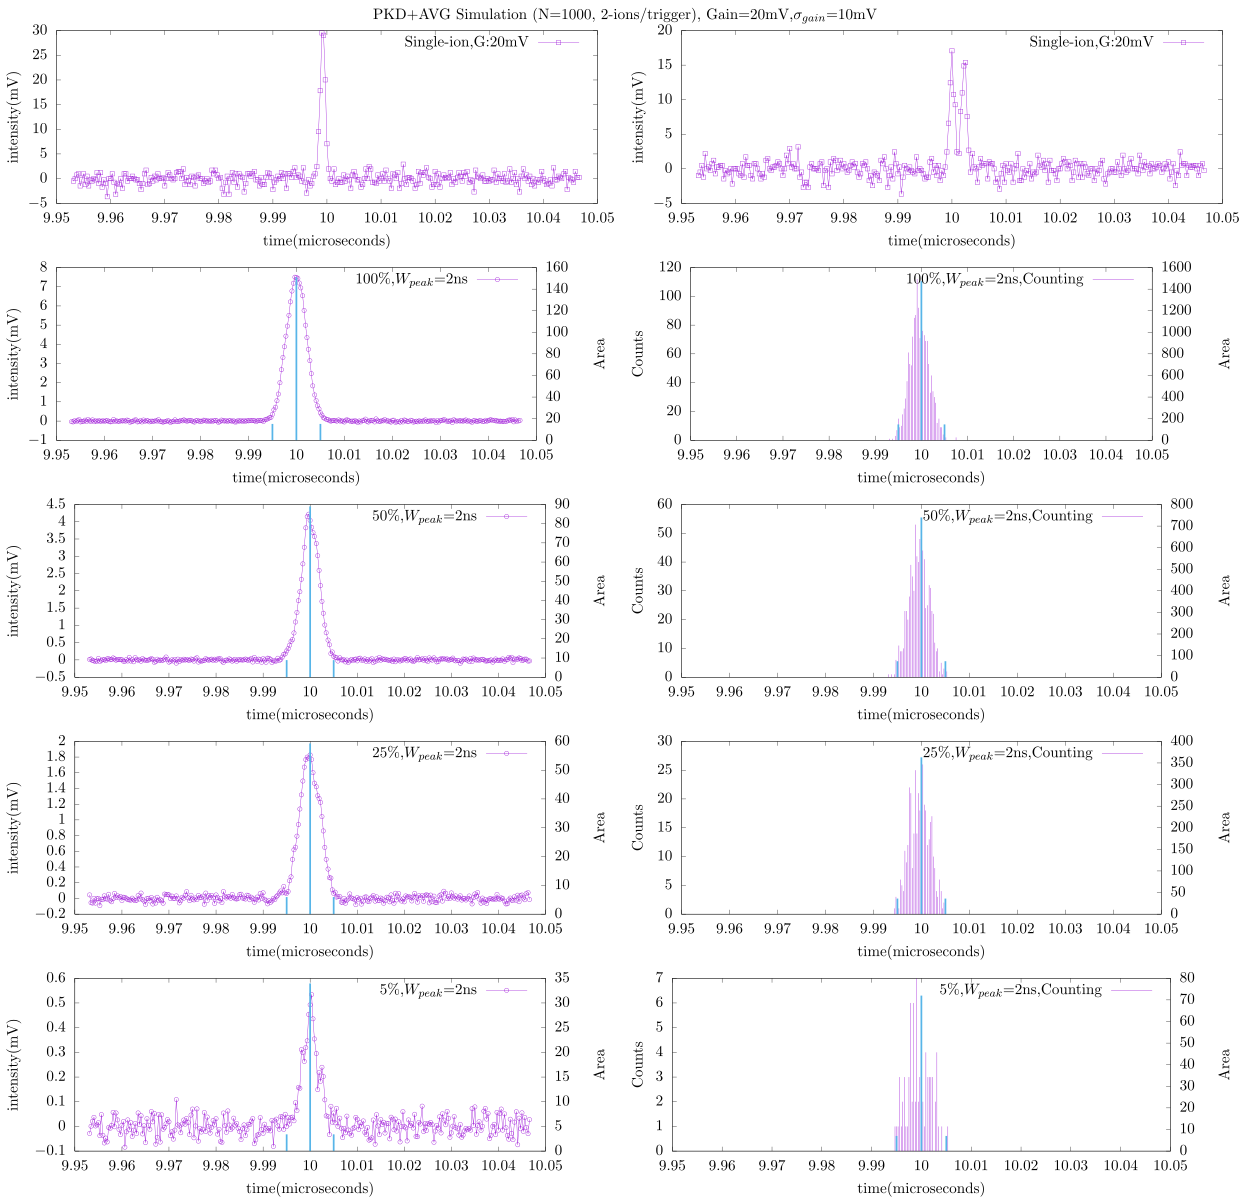

Write the gnuplot code that produced this figure.
set terminal epslatex size 12.5in,12in color colortext standalone header \
"\\usepackage{graphicx}\n\\usepackage{amsmath}\n\\usepackage[version=3]{mhchem}\n\\usepackage{siunitx}"

set output ARG1
#
set multiplot layout 5,2 title "PKD+AVG Simulation (N=1000, 2-ions/trigger), Gain=20mV,$\\sigma_{gain}$=10mV"
#set datafile separator ","

set xlabel "time(microseconds)"
set ylabel "intensity(mV)"

#set xrange [9.98:10.02]

plot '< ../build/avgsimu --noise=1.2 --nions=2 --pulsewidth=1.0 --gain=20.0 --gain-sigma=0.01 --width=1.0' using ($1*1e6):2 with linespoints pt 4 ps 1 title "Single-ion,G:20mV"

plot '< ../build/avgsimu --noise=1.2 --nions=2 --pulsewidth=1.0 --gain=20.0 --gain-sigma=0.01 --width=1.0' using ($1*1e6):2 with linespoints pt 4 ps 1 title "Single-ion,G:20mV"

set ytics nomirror
set y2tics
set y2label "Area"

set ylabel "intensity(mV)"
plot '< ../build/avgsimu --noise=1.2 --nions=2 --pulsewidth=1.0 --gain=20.0 --gain-sigma=10 --width=2.0 --ntrig=1000 --ztrig=0' \
     using ($1*1e6):2 with linespoints pt 6 ps 1 title "100\\%,$W_{peak}$=2ns" \
     , '< ../build/avgsimu --noise=1.2 --nions=2 --pulsewidth=1.0 --gain=20.0 --gain-sigma=10 --width=2.0 --ntrig=1000 --ztrig=0' \
     using ($1*1e6):4 with impulses lw 5 lc 3 axes x1y2 notitle

set ylabel "Counts"
plot '< ../build/avgsimu --noise=1.2 --nions=2 --pulsewidth=1.0 --gain=20.0 --gain-sigma=10 --width=2.0 --ntrig=1000 --ztrig=0' \
     using ($1*1e6):3 with impulses title "100\\%,$W_{peak}$=2ns,Counting" \
     , '< ../build/avgsimu --noise=1.2 --nions=2 --pulsewidth=1.0 --gain=20.0 --gain-sigma=10 --width=2.0 --ntrig=1000 --ztrig=0' \
     using ($1*1e6):5 with impulses lw 5 lc 3 axes x1y2 notitle

set ylabel "intensity(mV)"
plot '< ../build/avgsimu --noise=1.2 --nions=2 --pulsewidth=1.0 --gain=20.0 --gain-sigma=10 --width=2.0 --ntrig=500 --ztrig=500' \
     using ($1*1e6):2 with linespoints pt 6 ps 1 title "50\\%,$W_{peak}$=2ns" \
     , '< ../build/avgsimu --noise=1.2 --nions=2 --pulsewidth=1.0 --gain=20.0 --gain-sigma=10 --width=2.0 --ntrig=500 --ztrig=500' \
     using ($1*1e6):4 with impulses lw 5 lc 3 axes x1y2 notitle

set ylabel "Counts"
plot '< ../build/avgsimu --noise=1.2 --nions=2 --pulsewidth=1.0 --gain=20.0 --gain-sigma=10 --width=2.0 --ntrig=500 --ztrig=500' \
     using ($1*1e6):3 with impulses title "50\\%,$W_{peak}$=2ns,Counting" \
     , '< ../build/avgsimu --noise=1.2 --nions=2 --pulsewidth=1.0 --gain=20.0 --gain-sigma=10 --width=2.0 --ntrig=500 --ztrig=500' \
     using ($1*1e6):5 with impulses lw 5 lc 3 axes x1y2 notitle

set ylabel "intensity(mV)"
plot '< ../build/avgsimu --noise=1.2 --nions=2 --pulsewidth=1.0 --gain=20.0 --gain-sigma=10 --width=2.0 --ntrig=250 --ztrig=750' \
     using ($1*1e6):2 with linespoints pt 6 ps 1 title "25\\%,$W_{peak}$=2ns" \
     , '< ../build/avgsimu --noise=1.2 --nions=2 --pulsewidth=1.0 --gain=20.0 --gain-sigma=10 --width=2.0 --ntrig=250 --ztrig=750' \
     using ($1*1e6):4 with impulses lw 5 lc 3 axes x1y2 notitle

set ylabel "Counts"
plot '< ../build/avgsimu --noise=1.2 --nions=2 --pulsewidth=1.0 --gain=20.0 --gain-sigma=10 --width=2.0 --ntrig=250 --ztrig=750' \
     using ($1*1e6):3 with impulses title "25\\%,$W_{peak}$=2ns,Counting" \
     , '< ../build/avgsimu --noise=1.2 --nions=2 --pulsewidth=1.0 --gain=20.0 --gain-sigma=10 --width=2.0 --ntrig=250 --ztrig=750' \
     using ($1*1e6):5 with impulses lw 5 lc 3 axes x1y2 notitle

set ylabel "intensity(mV)"
plot '< ../build/avgsimu --noise=1.2 --nions=2 --pulsewidth=1.0 --gain=20.0 --gain-sigma=10 --width=2.0 --ntrig=50 --ztrig=950' \
     using ($1*1e6):2 with linespoints pt 6 ps 1 title "5\\%,$W_{peak}$=2ns" \
     , '< ../build/avgsimu --noise=1.2 --nions=2 --pulsewidth=1.0 --gain=20.0 --gain-sigma=10 --width=2.0 --ntrig=50 --ztrig=950' \
     using ($1*1e6):4 with impulses lw 5 lc 3 axes x1y2 notitle

set ylabel "Counts"
plot '< ../build/avgsimu --noise=1.2 --nions=2 --pulsewidth=1.0 --gain=20.0 --gain-sigma=10 --width=2.0 --ntrig=50 --ztrig=950' \
     using ($1*1e6):3 with impulses title "5\\%,$W_{peak}$=2ns,Counting" \
     , '< ../build/avgsimu --noise=1.2 --nions=2 --pulsewidth=1.0 --gain=20.0 --gain-sigma=10 --width=2.0 --ntrig=50 --ztrig=950' \
     using ($1*1e6):5 with impulses lw 5 lc 3 axes x1y2 notitle
